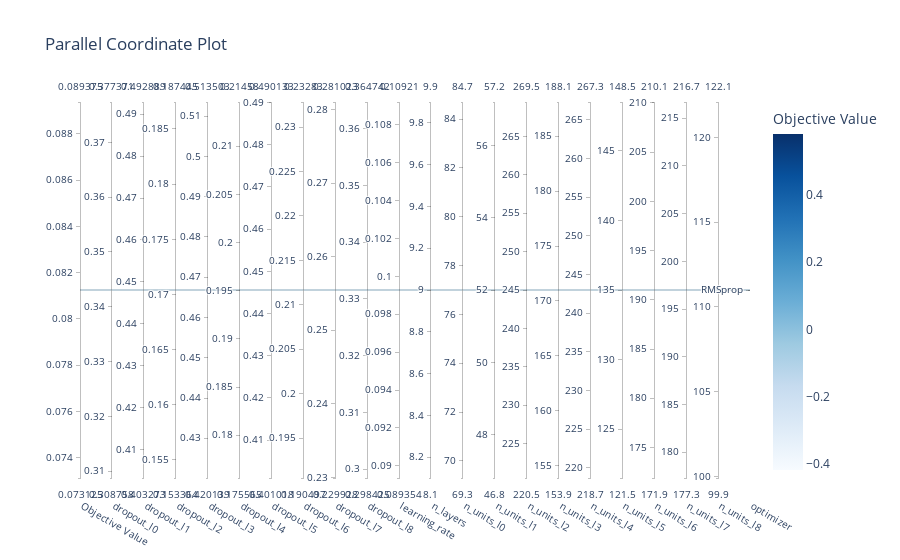

Notebook code cell kept with this figure:
### Code cell
optuna.visualization.plot_parallel_coordinate(study)

### Figure 1 — Plotly figure (JSON) as saved in the notebook; plotly's stock layout.template omitted (floating-point values rounded to 4 significant figures)
{"data": [{"dimensions": [{"label": "Objective Value", "range": [0.08125, 0.08125], "values": [0.08125]}, {"label": "dropout_l0", "range": [0.3431, 0.3431], "values": [0.3431]}, {"label": "dropout_l1", "range": [0.4481, 0.4481], "values": [0.4481]}, {"label": "dropout_l2", "range": [0.1704, 0.1704], "values": [0.1704]}, {"label": "dropout_l3", "range": [0.4668, 0.4668], "values": [0.4668]}, {"label": "dropout_l4", "range": [0.1951, 0.1951], "values": [0.1951]}, {"label": "dropout_l5", "range": [0.4456, 0.4456], "values": [0.4456]}, {"label": "dropout_l6", "range": [0.2117, 0.2117], "values": [0.2117]}, {"label": "dropout_l7", "range": [0.2555, 0.2555], "values": [0.2555]}, {"label": "dropout_l8", "range": [0.3316, 0.3316], "values": [0.3316]}, {"label": "learning_rate", "range": [0.09928, 0.09928], "values": [0.09928]}, {"label": "n_layers", "range": [9, 9], "values": [9]}, {"label": "n_units_l0", "range": [77, 77], "values": [77]}, {"label": "n_units_l1", "range": [52, 52], "values": [52]}, {"label": "n_units_l2", "range": [245, 245], "values": [245]}, {"label": "n_units_l3", "range": [171, 171], "values": [171]}, {"label": "n_units_l4", "range": [243, 243], "values": [243]}, {"label": "n_units_l5", "range": [135, 135], "values": [135]}, {"label": "n_units_l6", "range": [191, 191], "values": [191]}, {"label": "n_units_l7", "range": [197, 197], "values": [197]}, {"label": "n_units_l8", "range": [111, 111], "values": [111]}, {"label": "optimizer", "range": [0, 0], "ticktext": ["RMSprop"], "tickvals": [0], "values": [0]}], "labelangle": 30, "labelside": "bottom", "line": {"color": [0.08125], "colorbar": {"title": {"text": "Objective Value"}}, "colorscale": [[0, "rgb(247,251,255)"], [0.125, "rgb(222,235,247)"], [0.25, "rgb(198,219,239)"], [0.375, "rgb(158,202,225)"], [0.5, "rgb(107,174,214)"], [0.625, "rgb(66,146,198)"], [0.75, "rgb(33,113,181)"], [0.875, "rgb(8,81,156)"], [1, "rgb(8,48,107)"]], "reversescale": false, "showscale": true}, "type": "parcoords"}], "layout": {"title": {"text": "Parallel Coordinate Plot"}}}
